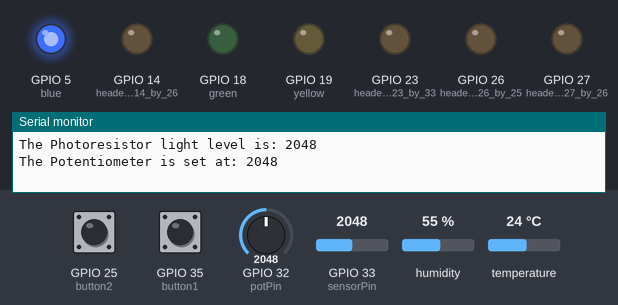
Simulated run of this sketch. Board: ESP32. Shown: output pins drawn as LEDs (lit = HIGH), the last lines printed to the serial monitor. Inputs (shaded band) come from the test bench; at power-on: GPIO 32 (potPin) = 2048, GPIO 25 (button2) HIGH, GPIO 33 (sensorPin) = 2048, GPIO 35 (button1) HIGH, humidity 55 %, temperature 24 °C.

Above: at 6.9 s.
7.0 s: GPIO 32 (potPin) set to 122
At 9.6 s:
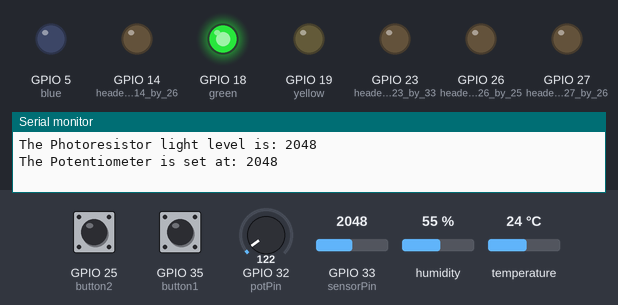
20.8 s: GPIO 32 (potPin) set to 1228
At 24.3 s:
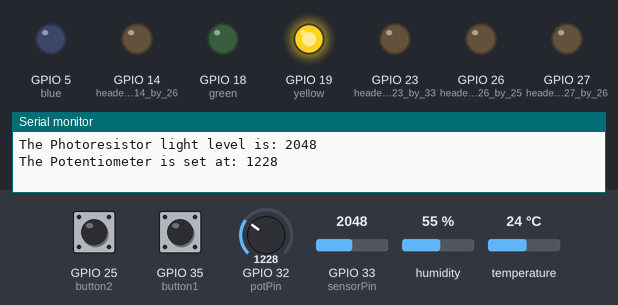
Timing chart, 0 to 33.7 s (numbered marks = the images above; inputs shaded):
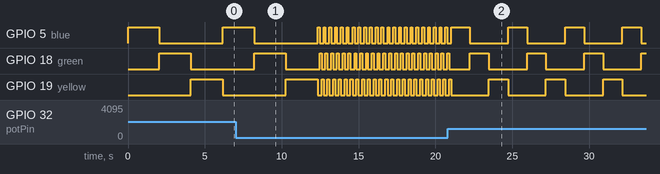

The sketch:

Lights_Buttons_Action.ino
```cpp
/*
Key
------------

3- coloblue LED's
--------------
Blue on Pin 5
Green on Pin 18
Yellow on Pin 19
------------
GL5528 Photoresistor GPIO 23
---------------------------
Header Block Output pins at 3.3 volts
------------
Pin GPIO 33 by GND wokrs goes 0 and 3.33v
Pin GPIO 25
Pin GPIO 26
Pin GPIO 27
Pin GPIO 14

2- Push Buttons
--------------
Button 1 GPIO 35;     //Button1, active low, GPIO35
Button 2 GPIO 25;     //Button1, active low, GPIO25
---------------------

DHT11 temperature and humidity tester on Pin 15

*/

int blue = 5;
int green = 18;
int yellow = 19;
int ledDelay;
//int delay1;

int potPin = 32;   //Potentiometer on GPIO 32
int lightLevel;
const int sensorPin = 33; //GL5528 phtoresistor on GPIO33

const int button1 = 35;     //Button1 Top, active high, GPIO35
const int button2 = 25;          //and 32 is bottom button, 32(but2)  GPIO32

// variables will change:
int buttonState1 = 0;         // variable for reading the pushbutton status
int buttonState2 = 0;         // variable for reading the pushbutton status

//----------for DHT11 Enviro Sensor on Board-------------

 #include "DHT.h"

#define DHTPIN 15     // Digital pin connected to the DHT sensor

// Uncomment whatever type you're using!
#define DHTTYPE DHT11   // DHT 11
DHT dht(DHTPIN, DHTTYPE);


// the setup function runs once when you press reset or power the board
void setup() {
  // initialize digital pin LED_BUILTIN as an output.
  //three light bar by chip g y b
  //three light bar by chip g y b
  pinMode(blue, OUTPUT); // blue light tied high, next to chip GPIO 5 works
  pinMode(green, OUTPUT); // Green light GPIO 18 next to chip works
  pinMode(yellow, OUTPUT); //Yellow light GPIO 19 next to chip works


//header block all work
      pinMode(13, OUTPUT); //header pin GPIO 13 by GND wokrs goes 0 and 3.33v
      pinMode(23, OUTPUT); //header pin GPIO 23 by 33 wokrs goes 0 and 3.29v
      pinMode(26, OUTPUT); //header pin GPIO 26 by 25 wokrs goes 0 and 3.30v
      pinMode(27, OUTPUT); //header pin GPIO 27 by 26 wokrs goes 0 and 3.34v
      pinMode(14, OUTPUT); //header pin GPIO 14 by 26 wokrs goes 0 and 3.31v


      //buttons
      pinMode(button1, INPUT);
      pinMode(button2, INPUT);

      dht.begin();

     Serial.begin(115200);
}

// the loop function runs over and over again forever
void loop() {
    //delay(1000); //delay for DHT if needed

  //Photoresistor GL5528 tester
    lightLevel = analogRead(sensorPin);
    Serial.println((String)"The Photoresistor light level is: "+ lightLevel);


//LED chaser tester for 3 colored LEDs
 ledDelay = analogRead(potPin); //potentiomter on GPIO 32 potPin
 Serial.println((String)"The Potentiometer is set at: "+  ledDelay);
 digitalWrite(blue, HIGH);
  digitalWrite(green, LOW);
  digitalWrite(yellow, LOW);
  delay(ledDelay);
  digitalWrite(blue, LOW);
  digitalWrite(green, HIGH);
  digitalWrite(yellow, LOW);
  delay(ledDelay);
  digitalWrite(blue, LOW);
  digitalWrite(green, LOW);
  digitalWrite(yellow, HIGH);
  delay(ledDelay);

// 2-pushbutton tester section

   buttonState1 = digitalRead(button1) ;
   buttonState2 = digitalRead(button2) ;

   if(buttonState1 == LOW) {
     Serial.println("button 1 pressed " ) ;
   }

    if(buttonState2 == LOW) {
     Serial.println("button 2 pressed " ) ;
   }

   //-----------DHT tester Section

  float h = dht.readHumidity();
  // Read temperature as Celsius (the default)
  float t = dht.readTemperature();
  // Read temperature as Fahrenheit (isFahrenheit = true)
  float f = dht.readTemperature(true);

  // Check if any reads failed and exit early (to try again).
  if (isnan(h) || isnan(t) || isnan(f)) {
    Serial.println(F("Failed to read from DHT sensor!"));
    return;
  }

  // Compute heat index in Fahrenheit (the default)
  float hif = dht.computeHeatIndex(f, h);
  // Compute heat index in Celsius (isFahreheit = false)
  float hic = dht.computeHeatIndex(t, h, false);

  Serial.print(F("Humidity: "));
  Serial.print(h);
  Serial.print(F("%  Temperature: "));
  Serial.print(t);
  Serial.print(F("°C "));
  Serial.print(f);
  Serial.print(F("°F  Heat index: "));
  Serial.print(hic);
  Serial.print(F("°C "));
  Serial.print(hif);
  Serial.println(F("°F"));

  //-------End DHT tester section

}
```

Measured:
- after the input at 20.8 s, GPIO 5 (blue): alternates HIGH for 1.2 s and LOW for 2.5 s, starting after 1.4 s
- by itself, GPIO 5 (blue): repeats every 0.37 s: HIGH 0.12 s, LOW 0.25 s
